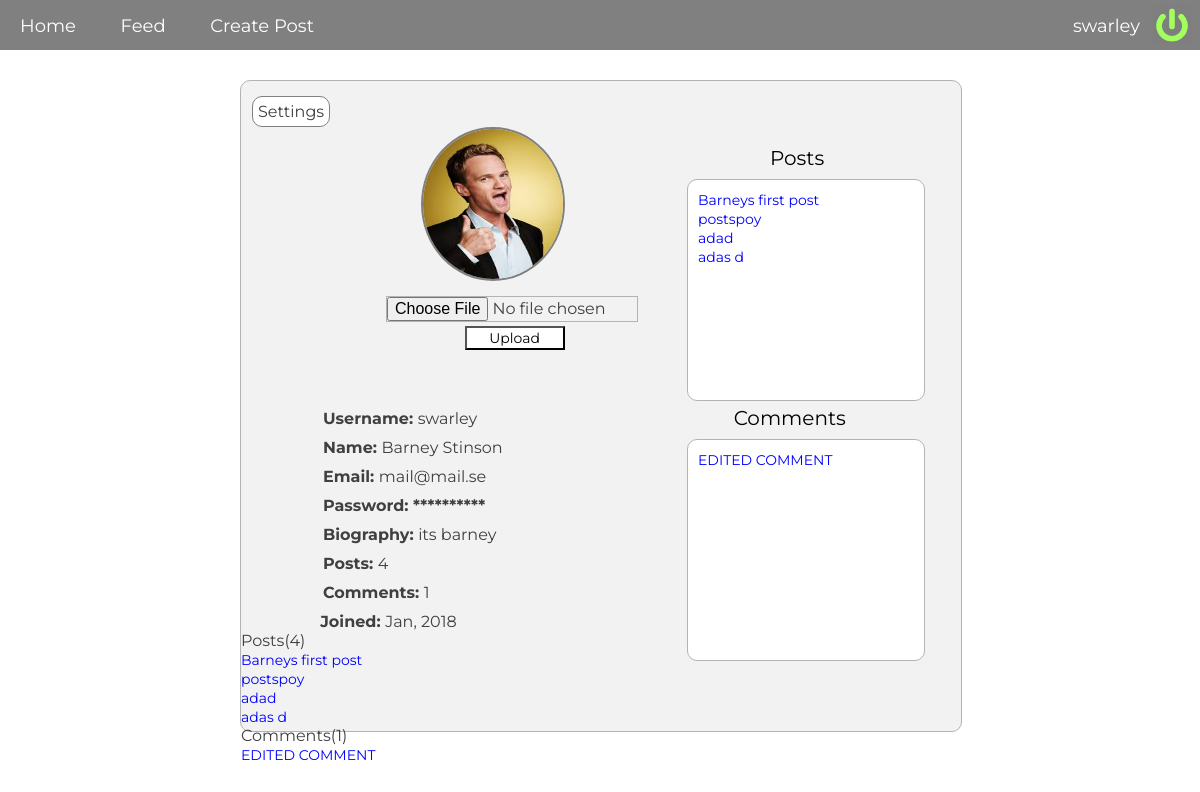
/pages/profile.php?id=2 (signed in), run on an earlier commit of the app's database.
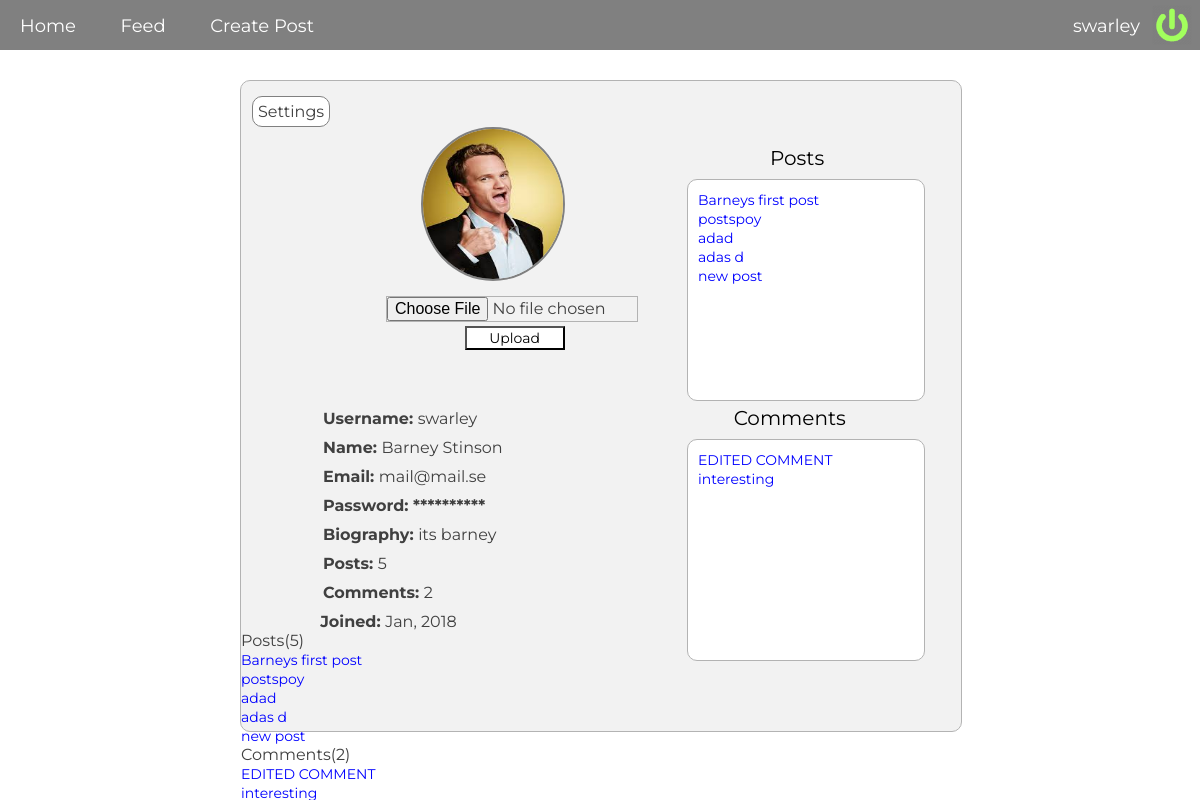
And on a later commit of the database.
### tables this page shows
CREATE TABLE "users" (
        `id`    INTEGER NOT NULL PRIMARY KEY AUTOINCREMENT UNIQUE,
        `name`  VARCHAR NOT NULL,
        `username`      VARCHAR NOT NULL UNIQUE,
        `email` VARCHAR NOT NULL,
        `password`      VARCHAR NOT NULL,
        `biography`     VARCHAR NOT NULL,
        `img`           VARCHAR,
        `joined`     VARCHAR
);

CREATE TABLE "posts" (
        `id`       INTEGER NOT NULL,
        `post_id`       INTEGER NOT NULL PRIMARY KEY AUTOINCREMENT UNIQUE,
        `title` VARCHAR NOT NULL,
        `description`   VARCHAR NOT NULL,
        `url`   VARCHAR NOT NULL,
        `posted`      VARCHAR,
        `edited`     VARCHAR
);

CREATE TABLE "comments" (
         `id`       INTEGER NOT NULL,
         `comment_id`       INTEGER NOT NULL PRIMARY KEY AUTOINCREMENT UNIQUE,
         `post_id`         INTEGER NOT NULL,
         `comment`       VARCHAR NOT NULL,
         `posted`       VARCHAR
);

### logic/profile.php (called while the page is built)
<?php
   $user_id = $_GET['id'];
   $query = "SELECT * FROM posts WHERE id = :user_id";
   $statement = $pdo->prepare($query);
   $statement->bindParam(':user_id', $user_id, PDO::PARAM_STR);
   $statement->execute();
   $count_posts = $statement->fetchAll(PDO::FETCH_ASSOC);
   $query = "SELECT * FROM comments WHERE id = :user_id";
   $statement = $pdo->prepare($query);
   $statement->bindParam(':user_id', $user_id, PDO::PARAM_STR);
   $statement->execute();
   $count_comments = $statement->fetchAll(PDO::FETCH_ASSOC);
   $user_id = $_GET['id'];
   $query = "SELECT * FROM posts WHERE id = :user_id";
   $statement = $pdo->prepare($query);
   $statement->bindParam(':user_id', $user_id, PDO::PARAM_INT);
   $statement->execute();
   $posts = $statement->fetchAll(PDO::FETCH_ASSOC);
   $user_id = $_GET['id'];
   $query = "SELECT * FROM comments WHERE id = :user_id";
   $statement = $pdo->prepare($query);
   $statement->bindParam(':user_id', $user_id, PDO::PARAM_INT);
   $statement->execute();
   $comments = $statement->fetchAll(PDO::FETCH_ASSOC);

### pages/profile.php (the view, shortened to what this page needs)
<?php
require __DIR__.'../../views/header.php';
require __DIR__.'../../logic/profile.php';
$id = $_SESSION;
   $user_id = $_GET['id'];
   $query = "SELECT * FROM users WHERE id = :user_id";
   $statement = $pdo->prepare($query);
   $statement->bindParam(':user_id', $user_id, PDO::PARAM_STR);
   $statement->execute();
   $url_users = $statement->fetchAll(PDO::FETCH_ASSOC);
   foreach($url_users as $url_user){}
      ?>
      <div class="profile-wrapper">
         <div class="profile-username"><b>Username: </b><?php echo $url_user['username']; ?></div>
         <div class="profile-name"><b>Name: </b><?php echo $url_user['name']; ?></div>
         <div class="profile-email"><b>Email: </b><?php echo $url_user['email']; ?></div>
         <div class="profile-bio"><b>Biography: </b><?php echo $url_user['biography']; ?></div>
         <div class="profile-posts"><b>Posts: </b><?php echo count($count_posts); ?></div>
         <div class="profile-comments"><b>Comments: </b><?php echo count($count_comments); ?></div>
         <div class="profile-joined"><b>Joined: </b><?php echo $url_user['joined']; ?></div>
      </div>
      <?php if(isset($_SESSION['user']) && $_SESSION['user']['username'] == $url_user['username']): ?>
         <div class="profile-wrapper-online">
            <?php echo '<img src="../uploads/'. $url_user['img']. '" class="profile-avatar-online">'; ?>
            <?php foreach($id as $user): ?>
               <div class="profile-username-online"><b>Username: </b><?php echo $url_user['username']; ?></div>
               <div class="profile-name-online"><b>Name: </b><?php echo $url_user['name']; ?></div>
               <div class="profile-email-online"><b>Email: </b><?php echo $url_user['email']; ?></div>
               <div class="profile-password-online"><b>Password: **********</b></div>
               <div class="profile-bio-online"><b>Biography: </b><?php echo $url_user['biography']; ?></div>
               <div class="profile-posts-online"><b>Posts: </b><?php echo count($count_posts); ?></div>
               <div class="profile-comments-online"><b>Comments: </b><?php echo count($count_comments); ?></div>
               <div class="profile-joined-online"><b>Joined: </b><?php echo $url_user['joined']; ?></div>
            <?php endforeach; ?>
            <form action="../logic/uploadAvatar.php" name="avatar" method="post" enctype="multipart/form-data">
               <input type="file" name="avatar" required>
               <br>
               <button type="submit" class="upload-avatar">Upload</button>
            </form>
            <div class="dropdown-posts">
               <span>Posts(<?php echo count($posts); ?>)</span>
               <div class="dropdown-posts-content">
                  <?php foreach($posts as $post): ?>
                     <a href="comment.php?id=<?php echo $post['post_id'] ?>" class="my-posts-url"><?php echo $post['title']; ?></a>
                     <br>
                  <?php endforeach; ?>
               </div>
            </div>
            <div class="dropdown-comments">
               <span>Comments(<?php echo count($comments); ?>)</span>
               <div class="dropdown-comments-content">
                  <?php foreach($comments as $comment): ?>
                     <a href="editComment.php?id=<?php echo $comment['comment_id'] ?>" class="my-posts-url"><?php echo $comment['comment']; ?></a>
                     <br>
                  <?php endforeach; ?>
               </div>
            </div>
            <div class="dropdown">
               <span>Settings</span>
            </div>
            <div class="my-posts-header">Posts</div>
            <div class="my-posts">
               <?php foreach($posts as $post): ?>
                  <a href="comment.php?id=<?php echo $post['post_id'] ?>" class="my-posts-url"><?php echo $post['title']; ?></a>
                  <br>
               <?php endforeach; ?>
            </div>
            <div class="my-comments-header">Comments</div>
            <div class="my-comments">
               <?php foreach($comments as $comment): ?>
                  <a href="editComment.php?id=<?php echo $comment['comment_id'] ?>" class="my-posts-url"><?php echo $comment['comment']; ?></a>
                  <br>
               <?php endforeach; ?>
            </div>
         <?php endif; ?>
      </div>
      <?php require __DIR__.'../../views/footer.php'; ?>

### views/header.php (shortened to what this page needs)
<!DOCTYPE html>
<html lang="en">
<head>
    <link rel="stylesheet" href="../css/main.css">
    <link rel="stylesheet" href="../css/media.css">
</head>
<body>
    <?php require __DIR__.'/navigation.php'; ?>

### views/navigation.php (shortened to what this page needs)
<?php $id = $_SESSION; ?>
<div class="nav-wrapper">
   <?php if (isset($_SESSION['user'])): ?>
      <?php foreach($id as $user):?>
         <div class="navbar-left">
            <a href="../index.php">Home</a>
            <a href="../pages/feed.php">Feed</a>
            <a href="/pages/createPost.php">Create Post</a>
            <a href="../logic/logout.php" class="login-icon"></a>
         </div>
         <div class="navbar-right">
            <a href="../pages/profile.php?id=<?php echo $user['id'] ?>" class="nav-url"><?php echo $user['username']; ?></a>
         </div>
      <?php endforeach; ?>
   <?php endif; ?>
</div>

### views/footer.php (shortened to what this page needs)
</body>
</html>

### css/main.css (style rules this page uses)
* { margin: 0px; font-family: Montserrat; }
body { color: #404040; background-size: cover; background-attachment: fixed; }
a { text-decoration: none; outline: none; margin: 20px; color: white; }
.nav-wrapper { position: fixed; background-color: grey; color: white; width: 100%; height: 35px; padding-top: 15px; font-size: 18px; z-index: 1; }
.navbar-left { float: left; }
.navbar-right { float: right; margin-right: 40px; }
.nav-url { text-decoration: none; font-size: 18px; }
.login-icon { position: absolute; top: -30%; right: -1%; background-image: url("../img/login.png"); background-size: cover; height: 40px; width: 40px; }
input[type=file] { border: 1px solid #b3b3b3; margin-left: 37px; width: 400px; }
.dropdown { position: fixed; top: 12%; left: 21%; display: inline-block; background-color: white; border: 1px solid grey; border-radius: 10px; padding: 5px; }
.profile-wrapper { position: absolute; top: 15%; left: 35%; width: 30%; border: 1px solid #b3b3b3; background-color: #f2f2f2; border-radius: 10px; padding-bottom: 30px; }
.profile-wrapper-online { position: absolute; top: 10%; left: 20%; width: 60%; height: 650px; border: 1px solid #b3b3b3; background-color: #f2f2f2; border-radius: 10px; }
.profile-avatar-online { position: relative; top: 4%; left: 25%; background-size: cover; background-size: 100%; width: 140px; height: 150px; border-radius: 50%; border: 2px solid grey; margin-top: 20px; }
.my-posts-header { position: absolute; top: 10%; right: 19%; font-size: 20px; color: black; }
.my-posts { position: absolute; right: 5%; top: 15%; border: 1px solid #b3b3b3; width: 30%; height: 200px; padding: 10px; background-color: white; overflow: auto; border-radius: 10px; }
.my-posts-url { font-size: 14px; color: blue; margin-left: 0px; }
.my-comments-header { position: absolute; top: 50%; right: 16%; font-size: 20px; color: black; }
.my-comments { position: absolute; right: 5%; top: 55%; border: 1px solid #b3b3b3; width: 30%; height: 200px; padding: 10px; background-color: white; overflow: auto; border-radius: 10px; }
.profile-username { position: relative; left: 10%; margin: 10px; }
.profile-username-online { position: relative; left: 10%; margin: 10px; margin-top: 150px; }
.profile-name { position: relative; left: 10%; margin: 10px; }
.profile-name-online { position: relative; left: 10%; margin: 10px; }
.profile-bio { position: relative; left: 10%; max-width: 80%; margin: 10px; }
.profile-bio-online { position: relative; left: 10%; max-width: 50%; margin: 10px; }
.profile-email { position: relative; left: 10%; margin: 10px; }
.profile-email-online { position: relative; left: 10%; margin: 10px; }
.profile-password-online { position: relative; left: 10%; margin: 10px; }
.profile-posts { position: relative; left: 10%; margin: 10px; }
.profile-posts-online { position: relative; left: 10%; margin: 10px; }
.profile-comments { position: relative; left: 10%; margin: 10px; }
.profile-comments-online { position: relative; left: 10%; margin: 10px; }
.profile-joined { position: relative; left: 10%; margin: 10px; }
.profile-joined-online { position: relative; left: 11%; }
form[name=avatar] { position: absolute; top: 33%; left: 15%; }
input[name=avatar] { width: 250px; font-size: 16px; }
.upload-avatar { position: absolute; bottom: -110%; left: 40%; width: 100px; font-size: 14px; background-color: white; }

What changed in the data, as far as the page shows it:
changed users "swarley": count($count_posts) "4" → "5"; count($count_comments) "1" → "2"
added posts: title "new post"
added comments: comment "interesting"
Also different on the page:
count($posts): "4" → "5"
count($comments): "1" → "2"
